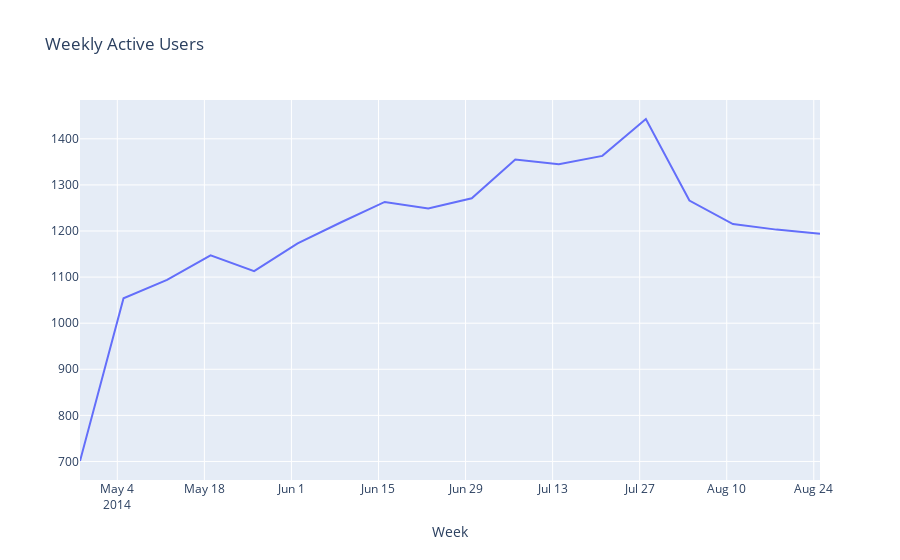

Notebook code cell kept with this figure:
### Code cell
date = weekly_active_users['week']
count_users = weekly_active_users['weekly_active_users']

fig = go.Figure()
fig.add_trace(go.Scatter(x=date, y=count_users,mode='lines',name='number of users'))

fig.update_layout(title='Weekly Active Users',xaxis_title='Week')

pio.write_html(fig, file='Figures/Weekly_Active_Users.html',include_plotlyjs='cdn',default_width='60%', default_height='60%')

# pio.show(fig)
iplot(fig)

### Figure 1 — Plotly figure (JSON) as saved in the notebook; plotly's stock layout.template omitted (floating-point values rounded to 4 significant figures)
{"data": [{"mode": "lines", "name": "number of users", "type": "scatter", "x": ["2014-04-28", "2014-05-05", "2014-05-12", "2014-05-19", "2014-05-26", "2014-06-02", "2014-06-09", "2014-06-16", "2014-06-23", "2014-06-30", "2014-07-07", "2014-07-14", "2014-07-21", "2014-07-28", "2014-08-04", "2014-08-11", "2014-08-18", "2014-08-25"], "y": [701, 1054, 1094, 1147, 1113, 1173, 1219, 1263, 1249, 1271, 1355, 1345, 1363, 1443, 1266, 1215, 1203, 1194]}], "layout": {"autosize": true, "title": {"text": "Weekly Active Users"}, "xaxis": {"autorange": true, "range": ["2014-04-28", "2014-08-25"], "title": {"text": "Week"}, "type": "date"}, "yaxis": {"autorange": true, "range": [659.8, 1484.0], "type": "linear"}}}
